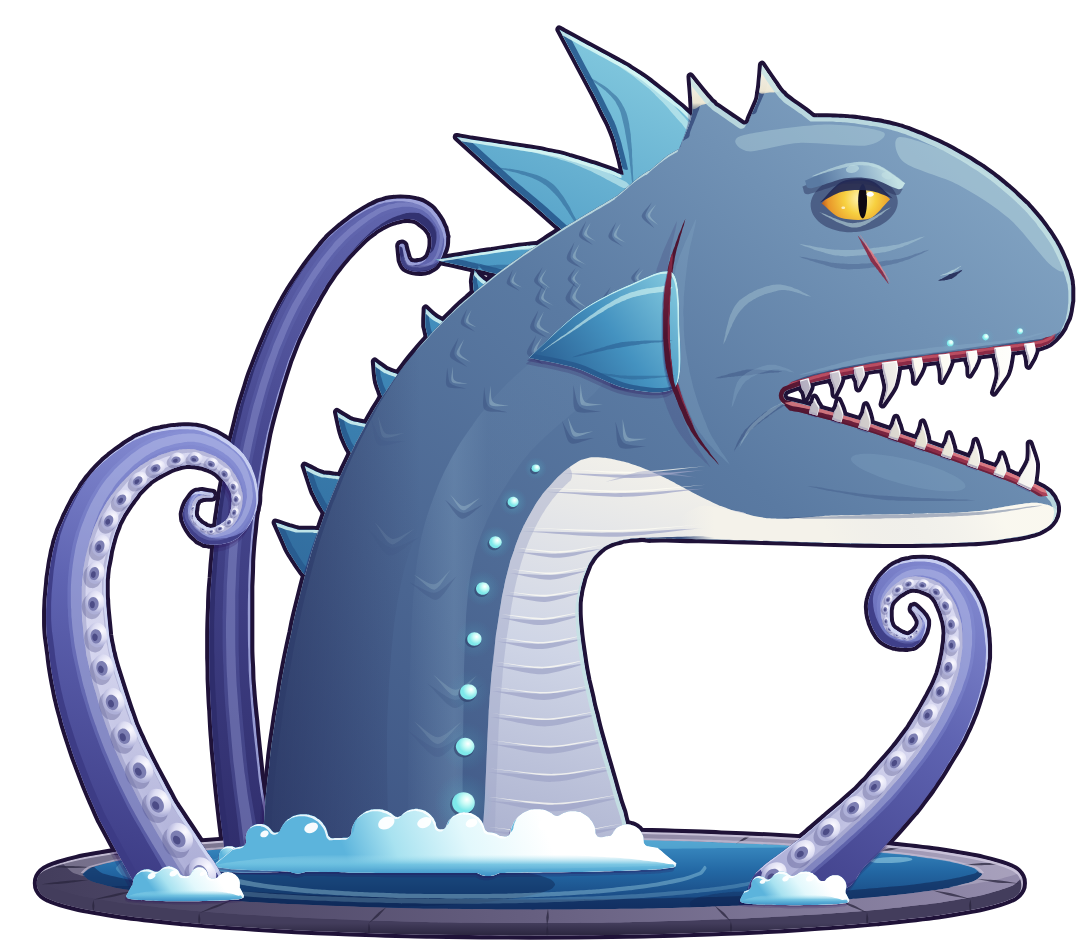

Reproduce this figure in Python.
# Le léviathan des abysses (boss-eau, grand boss de l'eau) redessiné en VECTORIEL lisse, dans le style moderne de
# l'interface (même outil, même trait, même échelle que les héros : ../../heros/atelier.py, ../../heros/kael/kael.py ;
# même élément que Kesha et l'homme-poisson : mêmes peaux, même ventre, mêmes nageoires, même eau).
#
#   python3 refonte-graphique/ui-moderne/monstres/leviathan/leviathan.py   # → leviathan.svg + images du jeu
#
# Même créature que le pixel art (refonte-graphique/pixel/hd/boss/leviathan.txt, case de 256 × 240, sol en (128, 236)) :
# un grand serpent de mer cuirassé, à tête de poisson des profondeurs, qui surgit d'un trou d'eau bordé de dalles. Le
# corps sort de l'eau en une colonne énorme (plus large en bas), monte en reculant un peu, puis le cou s'arque vers
# l'avant et porte la tête au-dessus des héros, gueule grande ouverte et VIDE (on voit le fond entre les mâchoires).
# Tête (la zone forte) : crâne cuirassé, deux épines d'os soudées au crâne, lourde arcade sur l'oeil jaune à pupille
# fendue (UN seul oeil : tête de profil, visage.py tour = 75), narine fendue, museau long au bout un peu crochu,
# opercule bordé d'une fente rouge sombre, gros muscle de la mâchoire, vieille cicatrice sur la joue, trois pores
# lumineux le long de la lèvre ; gencives sur chaque bord, crocs d'ivoire plantés dans les gencives (deux grands crocs
# en haut, une défense en bas). Une seule peau de la tête jusqu'à l'eau (une seule forme : aucune couture), écailles
# douces en tuiles (petites sur la tête, plus grandes vers l'eau, seulement dans la lumière), ventre pâle en plaques du
# menton à l'eau, ligne de taches lumineuses des abysses sur le flanc. Derrière la tête, l'éventail de trois voiles de
# nageoire ; la crête du dos continue l'éventail, de plus en plus petite vers l'eau. Trois tentacules d'indigo (un grand
# devant à gauche, un devant à droite, un plus fin et plus sombre au fond), chacun sorti de l'eau dans son bouillon
# d'écume, ventouses sur la face intérieure. Une seule lumière, en haut à droite ; un seul contour (atelier.py).
# Coordonnées = pixels du dessin pixel art (la case du grand boss), pour se poser au même endroit dans le jeu.
import math
import os
import subprocess
import sys

HERE = os.path.dirname(os.path.abspath(__file__))
sys.path.insert(0, HERE)
sys.path.insert(0, os.path.join(HERE, '..', '..', 'heros'))
from atelier import Figure, Mat, sm, ribbon, xf, ellipse, mchain, mT, mR, mS, mapp, resample  # noqa: E402,F401
from outils import crpath, smooth_path, tube_poly, normals, shape_poly, poly_of, geom_shape, geom_shapes, taper  # noqa: E402
from visage import placer, verifier  # noqa: E402

ROOT = os.path.abspath(os.path.join(HERE, '..', '..', '..', '..'))
ID_JEU = 'boss-eau'

# ---------- matières (celles de Kesha et de l'homme-poisson, même élément ; à lui : l'indigo des tentacules) ----------
SKIN = Mat('#c4e2e4', '#86a8c6', '#5a7aa2', '#3a5080', '#232a56')            # peau (Kesha)
BELLY = Mat('#fffdf4', '#f4f2ea', '#cfd5e6', '#a0a6c8', '#6e74a2')           # ventre pâle (homme-poisson)
FIN = Mat('#d8f8f4', '#86cce0', '#4492c0', '#285a8e', '#1a3a6a')             # nageoires (homme-poisson)
TENT = Mat('#d4daf6', '#9098dc', '#5f64b2', '#3c3b84', '#25205a')            # tentacules (indigo vers le violet)
TENTB = Mat('#a8aee2', '#686eb6', '#474890', '#2e2c6a', '#1d1948')           # le tentacule du fond, plus sombre
SUCK = Mat('#fbfaff', '#dcdcf2', '#aeb0d8', '#7c7eb2', '#4c4c86')            # ventouses et face intérieure
TOOTH = Mat('#ffffff', '#fbf9f0', '#e6e2d4', '#b0abbe', '#7c7890')           # dents (Kesha)
IVORY = Mat('#fffcf2', '#f4ecd6', '#d2c4a2', '#968672', '#62564a')           # grands crocs, épines d'os
STONE = Mat('#cfc8de', '#948cac', '#665f80', '#433d5c', '#2a253e')           # dalles de pierre mouillée
GUM = ('#4e1430', '#8a2a46', '#c25466', '#e88a8e')                           # gencives (Kesha)
GLOW = ('#ffffff', '#c8fbf6', '#7ee8ea', '#36c4dc')                          # lueur des abysses (méduse)
POOL = ('#0e2350', '#163f78', '#2368a4', '#3d90c6', '#6cc0e0', '#b8ecf4')    # l'eau du trou (fond → reflet)
FOAMC = ('#ffffff', '#e2f8fc', '#a8e2f0', '#5cb4dc', '#2a78b4')              # écume
SHADE = '#2a0f55'                                                            # les ombres portées (atelier)

GRD = 236                      # le sol
FEET = (128, 236)              # le point « sol » de la case du pixel art
FRAME = (0.0, 14.0, 258.0, 226.0)
HP = (172.0, 92.0)             # le pivot de la tête (là où le cou la porte)
J0 = (183.0, 109.0)            # la charnière de la mâchoire du bas
WATER_Y = 215.0                # la ligne d'eau autour du corps

# ---------- le visage (méthode commune, ../../heros/visage.py) ----------
# Tête de poisson des profondeurs vue de profil → tour = 75 : UN SEUL oeil. La boîte : le crâne sans le museau qui
# avance (du dessus du crâne jusqu'à la ligne de la gueule, de l'opercule jusqu'à la racine du museau), comme Kesha.
# L'oeil d'un poisson est haut sur le côté du crâne (y_oeil = 0,33) et au milieu de la boîte (az_oeil = 58) : c'est la
# place du pixel art. Le « nez » = la narine fendue, sur la médiane ; la « bouche » = le milieu de la gueule ouverte,
# juste sous elle.
FACE_BOX = (160.0, 42.0, 228.0, 102.0)
FACE_ARGS = dict(tour=75, az_oeil=58, y_oeil=0.33, y_nez=0.63, y_bouche=0.70, l_oeil=0.24)
FACE = placer(FACE_BOX, **FACE_ARGS)
EYE = FACE['oeil_proche']                                     # (x, y, largeur)
NOSE = FACE['nez']                                            # la narine
# la ligne médiane du museau descend presque droite sous la narine : le milieu de la gueule ouverte (entre les deux
# gencives, à l'aplomb de la narine) est la « bouche »
MOUTH = (FACE['bouche'][0], 110.4, FACE['bouche'][2])

# ---------- le squelette (animation) ----------
#   br : souffle 0..1 ; wph / wamp : la vague qui monte le long de la colonne (phase, ampleur en px) ; rise : la
#   colonne sort de l'eau (px) ; head : décalage de la tête ; tilt : la tête tourne (°, + vers le bas) ; jaw : la
#   gueule s'ouvre (°, en plus du dessin) ; blink : oeil fermé ; glow : les taches flambent (0..1) ; gph : phase du
#   battement des taches ; fph : les nageoires frémissent ; foam : phase des bouillons ; tL / tB / tR : les tentacules
#   (phase, ampleur, enroulement) ; dive : le tentacule de droite plonge dans le trou (0..1).
REST = dict(br=0.0, wph=0.0, wamp=0.0, rise=0.0, head=(0.0, 0.0), tilt=0.0, jaw=0.0, blink=0.0, glow=0.0, gph=0.0,
            fph=0.0, foam=0.0, tL=(0.0, 0.0, 0.0), tB=(0.0, 0.0, 0.0), tR=(0.0, 0.0, 0.0), dive=0.0, lean=0.0)


def sm01(t):
    t = max(0.0, min(1.0, t))
    return t * t * (3 - 2 * t)


def lerp(a, b, t):
    return (a[0] + (b[0] - a[0]) * t, a[1] + (b[1] - a[1]) * t)


def G(shape):
    """Une forme → polygone shapely."""
    return poly_of(shape, 8)


def S(geom, sharp=50):
    return geom_shape(geom, sharp_deg=sharp, simplify=0.03)


def SS(geom, t=0.6):
    """Un polygone (éventuellement en plusieurs morceaux, avec des trous) → une forme de détail (pair-impair)."""
    from lib import Shape
    if geom is None or geom.is_empty:
        return None
    gs = list(geom.geoms) if hasattr(geom, 'geoms') else [geom]
    subs = []
    for g in gs:
        if g.geom_type != 'Polygon' or g.area < 0.02:
            continue
        g = g.simplify(0.03)
        for ring_ in [g.exterior] + list(g.interiors):
            pts = list(ring_.coords)[:-1]
            if len(pts) >= 3:
                subs += sm(pts, t=t).subs
    return Shape(subs, evenodd=True) if subs else None


def SM(geom, sharp=50):
    """Plusieurs morceaux séparés → UNE forme (chaque morceau garde ses pointes)."""
    from lib import Shape
    gs = list(geom.geoms) if hasattr(geom, 'geoms') else [geom]
    subs = []
    for g in gs:
        if g.geom_type == 'Polygon' and g.area > 0.3:
            sh = geom_shape(g, sharp_deg=sharp, simplify=0.03)
            if sh:
                subs += sh.subs
    return Shape(subs)


def rib(pts, w, e0=0.2, e1=0.2):
    """Un ruban de largeur w le long de points déjà denses, effilé aux bouts."""
    return ribbon(pts, [e0] + [w] * (len(pts) - 2) + [e1])


def band_along(pts, ws):
    """Un ruban effilé (largeurs données) le long d'une ligne souple."""
    c = crpath(pts, n=max(8, len(pts) * 6))
    n = len(c) - 1
    W = [ws[min(len(ws) - 1, int(i / n * (len(ws) - 1)))] + (ws[min(len(ws) - 1, int(i / n * (len(ws) - 1)) + 1)] - ws[min(len(ws) - 1, int(i / n * (len(ws) - 1)))]) * ((i / n * (len(ws) - 1)) % 1) for i in range(n + 1)]
    return ribbon(c, W)


# ======================================================================== les formes au repos
NECK0 = [(63.0, 246.0), (62.6, 214.0), (64.0, 196.0), (66.6, 178.0), (70.2, 160.0), (74.8, 143.0), (81.0, 127.0),
         (88.6, 112.0), (97.6, 99.0), (108.4, 87.4), (120.4, 77.4), (133.4, 68.6), (146.0, 61.0), (157.0, 54.0),
         (172.0, 62.0), (182.0, 95.0), (181.0, 118.0), (178.0, 132.0), (176.0, 141.4), (166.0, 141.6), (156.0, 141.9),
         (149.0, 142.3), (143.6, 144.2), (139.8, 148.8), (137.6, 158.0), (139.0, 172.0), (142.6, 188.0), (146.6, 202.0), (149.4, 214.0),
         (150.6, 246.0)]
HEAD0 = [(147.0, 64.0), (158.0, 51.6), (171.0, 45.4), (186.0, 42.4), (200.0, 42.0), (213.0, 44.0), (225.0, 48.8),
         (236.0, 55.6), (245.0, 63.6), (251.2, 72.0), (254.6, 80.6), (254.4, 88.2), (251.8, 93.6), (247.4, 96.6),
         (236.0, 98.2), (222.0, 100.0), (208.0, 102.0), (196.0, 104.4), (187.4, 106.8), (182.6, 110.4), (180.4, 118.0),
         (178.6, 128.0), (177.2, 137.0), (170.0, 138.0), (158.0, 130.0), (150.0, 116.0), (146.4, 96.0), (145.6, 78.0)]
SPINES0 = [
    [(162.4, 50.6), (164.6, 41.0), (164.2, 32.2), (169.6, 38.6), (177.6, 45.6)],      # l'épine de derrière
    [(178.2, 46.0), (180.4, 37.0), (181.2, 29.4), (186.2, 36.4), (194.2, 43.6)],      # l'épine de devant
]
JAW0 = [(178.0, 109.0), (184.0, 108.6), (192.0, 110.4), (204.0, 113.8), (216.0, 117.8), (228.0, 122.0), (238.0, 125.6),
        (245.0, 128.6), (249.4, 131.0), (251.4, 134.6), (250.2, 138.4), (245.6, 141.0), (234.0, 142.8), (218.0, 143.4),
        (202.0, 143.3), (188.0, 142.9), (176.0, 142.5), (166.0, 142.3), (158.0, 142.1), (152.0, 141.6), (150.0, 136.0),
        (160.0, 126.0), (170.0, 114.0)]
# la joue couvre la charnière : un rond centré sur elle (il ne bouge pas quand la gueule s'ouvre : le coin des lèvres
# garde la même courbe douce dans toutes les ouvertures)
CHEEK_R = 3.4
UPG = [(186.9, 107.0), (196.0, 104.4), (208.0, 102.0), (222.0, 100.0), (236.0, 98.2), (247.4, 96.6), (251.0, 94.6)]
LOG = [(186.4, 109.8), (192.0, 110.8), (204.0, 114.2), (216.0, 118.2), (228.0, 122.4), (238.0, 126.0), (245.0, 129.0),
       (249.2, 131.4)]
# les dents : (x, longueur, largeur) ; les deux grands crocs du haut et la défense du bas sont plus larges et recourbés
UPT = [(192.0, 3.0, 2.2), (198.4, 4.0, 2.4), (204.8, 3.6, 2.4), (211.4, 8.4, 3.6), (218.4, 4.2, 2.5), (224.8, 4.8, 2.6),
       (231.2, 4.2, 2.5), (238.4, 9.2, 3.8), (245.0, 3.8, 2.4)]
LOT = [(193.4, 2.6, 2.1), (199.6, 3.4, 2.3), (206.0, 4.2, 2.5), (212.6, 3.6, 2.4), (219.2, 4.6, 2.6), (225.6, 4.0, 2.5),
       (231.8, 4.6, 2.6), (238.0, 3.8, 2.5), (244.4, 8.6, 3.6)]

# l'éventail de nageoires derrière la tête (racine cachée sous le crâne, pointe vers l'arrière) et la crête du dos
FAN0 = [
    # (racine haute, racine basse, pointe, creux du bord de fuite)
    ((168.0, 48.0), (152.0, 62.0), (133.0, 21.0), (145.0, 44.0)),
    ((154.0, 60.0), (143.0, 74.0), (109.0, 46.0), (126.0, 62.0)),
    ((146.0, 74.0), (137.0, 86.0), (104.0, 75.0), (121.0, 80.0)),
]
# la nageoire du côté proche : elle sort de la fente de l'opercule et se couche en arrière sur le cou
PECT0 = [(160.0, 79.0), (150.0, 81.6), (138.0, 88.0), (126.0, 98.4), (137.0, 101.6), (149.0, 106.4), (160.6, 106.0), (161.6, 92.0)]
CREST0 = [(0.355, 9.0), (0.43, 7.6), (0.505, 6.4), (0.585, 5.4), (0.665, 4.4), (0.745, 3.4)]   # (place sur le dos, taille)

# les tentacules : points clés (x, y, largeur) de la racine (dans l'eau) au bout enroulé
TL0 = [(44.0, 226.0, 19.0), (32.0, 206.0, 17.6), (23.4, 186.0, 16.2), (18.6, 166.0, 14.8), (18.8, 148.0, 13.4),
       (24.0, 133.6, 12.0), (33.4, 123.6, 10.6), (44.6, 120.0, 9.2), (54.0, 123.6, 7.8), (58.2, 131.4, 6.4),
       (56.0, 139.0, 5.2), (49.6, 141.6, 4.0), (45.0, 137.4, 3.0), (46.4, 132.2, 2.0), (50.2, 131.8, 1.2)]
TB0 = [(60.0, 222.0, 11.6), (56.4, 196.0, 10.6), (54.6, 168.0, 9.8), (55.8, 140.0, 9.0), (60.4, 114.0, 8.2),
       (68.0, 92.0, 7.4), (78.4, 75.0, 6.6), (89.6, 65.4, 5.6), (99.0, 64.0, 4.6), (104.2, 69.6, 3.6),
       (102.6, 76.4, 2.8), (97.0, 77.2, 2.0), (95.6, 72.6, 1.3)]
TR0 = [(186.0, 227.0, 16.4), (199.0, 216.0, 15.2), (211.6, 203.6, 13.8), (222.4, 189.0, 12.4), (228.8, 174.6, 11.0),
       (229.4, 161.6, 9.6), (224.2, 152.4, 8.2), (215.6, 150.8, 6.8), (209.4, 156.6, 5.4), (210.4, 164.2, 4.2),
       (216.4, 166.6, 3.0), (219.6, 162.4, 2.0), (217.4, 158.8, 1.2)]
TCUT = {'L': 225.0, 'B': 219.0, 'R': 226.0}        # la ligne d'eau à la racine de chaque tentacule

# la ligne des taches lumineuses du flanc : (x, y, rayon), grosses en bas, petites vers la tête
SPOTS0 = [(110.2, 205.0, 2.5), (110.6, 191.6, 2.2), (111.4, 178.6, 1.95), (112.8, 166.0, 1.7), (114.8, 154.0, 1.5),
          (117.8, 143.0, 1.3), (122.0, 133.4, 1.1), (127.4, 125.4, 0.9)]
PORES0 = [(226.0, 95.6, 0.85), (234.4, 94.2, 0.8), (242.6, 92.8, 0.72)]
# la limite ventre / flanc (du bas vers la gorge), puis le dessous du menton
BELLY_EDGE = [(114.4, 246.0), (115.0, 214.0), (115.6, 196.0), (116.6, 178.0), (118.4, 162.0), (121.2, 148.0),
              (125.6, 137.0), (131.6, 128.6), (139.4, 123.0), (149.0, 124.0), (158.0, 127.6), (166.0, 131.8),
              (173.0, 135.0), (180.0, 136.8), (186.0, 137.4)]


_SCALES = []


def scales_rest():
    """Les écailles au repos (calculées une fois) : [((centre, sur_la_tête, ombre), lumière, opacité)]."""
    if _SCALES:
        return _SCALES
    import random
    from shapely.geometry import Polygon, Point
    from shapely.ops import unary_union
    ghead = G(sm(HEAD0, t=0.9))
    skin_rest = unary_union([G(sm(NECK0, t=0.9)), ghead])
    keep_out = unary_union([
        Polygon(crpath(BELLY_EDGE, n=60) + [(190.0, 150.0), (180.0, 246.0), (114.0, 246.0)]).buffer(0).buffer(2.0),
        Point(EYE[0], EYE[1] - 2).buffer(13.0),
        G(sm([(182, 114), (200, 100), (254, 90), (254, 106), (200, 112)], t=0.9)),          # la lèvre du haut
        Point(NOSE[0], NOSE[1]).buffer(4.0),
        Point(208.0, 76.0).buffer(5.0),                                                   # la cicatrice
        G(sm([(156, 60), (166, 60), (166, 130), (156, 130)], t=0.9)),                      # la fente de l'opercule
        G(sm([(214.0, 46.0), (240.0, 57.0), (256.0, 80.0), (246.0, 80.0), (226.0, 60.0), (212.0, 54.0)], t=0.9)),   # le dessus du museau
    ])
    area = skin_rest.buffer(-3.2).difference(keep_out)
    rnd = random.Random(11)
    row = 0
    y = 50.0
    while y < 234:
        s_ = 2.8 + 4.6 * sm01((y - 55) / 150)               # le rayon de l'écaille
        dx_ = s_ * 2.5
        x = 58.0 + (dx_ * 0.5 if row % 2 else 0.0)
        while x < 256:
            q0 = (x + rnd.uniform(-0.35, 0.35) * s_, y + rnd.uniform(-0.3, 0.3) * s_)
            if area.contains(Point(q0)):
                inhead = ghead.buffer(-1).contains(Point(q0)) and q0[0] > 164
                sz = (2.6 + 0.8 * rnd.random()) if inhead else s_ * (0.8 + 0.35 * rnd.random())
                tt = 1.0 if inhead else sm01((150 - q0[1]) / 70)
                ang = math.degrees(math.atan2(math.cos(math.radians(80 * tt)), -math.sin(math.radians(80 * tt)))) - 90
                ang += rnd.uniform(-9, 9)
                lit = sm01((q0[0] - 76) / 36) * (0.4 + 0.6 * sm01((q0[0] - 70) / 90 + (170 - q0[1]) / 150))
                if lit > 0.3 and not inhead and rnd.random() > 0.42:
                    # le bord libre de l'écaille (un arc sombre fin) et, juste au-dessus, son bord éclairé
                    arc = xf(ribbon([(-sz, -0.3 * sz), (0, 0.42 * sz), (sz, -0.3 * sz)], [0.05, 0.3 * sz, 0.05]), q0[0], q0[1], ang)
                    lip = xf(ribbon([(-0.8 * sz, -0.62 * sz), (0, 0.02 * sz), (0.8 * sz, -0.62 * sz)], [0.05, 0.22 * sz, 0.05]), q0[0], q0[1], ang)
                    _SCALES.append(((q0, inhead, arc), lip, lit))
            x += dx_
        y += s_ * 1.75
        row += 1
    return _SCALES


# ======================================================================== le squelette
def head_matrix(P):
    wx = wave_dx(HP, P)
    return mchain(mT(wx + P['head'][0], -P['rise'] - 0.9 * P['br'] + P['head'][1]), mR(P['tilt'], *HP))


def wave_dx(p, P):
    h = (WATER_Y - p[1]) / (WATER_Y - 90.0)
    if h <= 0:
        return 0.0
    hh = min(1.25, h)
    return P['wamp'] * math.sin(P['wph'] - 2.3 * hh) * sm01(hh / 0.9) + P['lean'] * sm01(hh) ** 1.5


def body_map(P):
    """La déformation du cou et de la colonne : la vague qui monte, le souffle, la sortie de l'eau ; près de la tête,
    tout suit la tête (fondu doux : aucune cassure)."""
    H = head_matrix(P)

    def f(p):
        d = math.dist(p, HP)
        w = sm01((72.0 - d) / 36.0)
        h = sm01((WATER_Y - p[1]) / 100.0)
        x = p[0] + wave_dx(p, P) + (p[0] - 106.0) * 0.012 * P['br'] * h
        y = p[1] - P['rise'] - 0.5 * P['br'] * h
        q = mapp(H, p)
        return (x + (q[0] - x) * w, y + (q[1] - y) * w)
    return f


def jaw_matrix(P):
    return mchain(head_matrix(P), mR(P['jaw'], *J0))


def cut_poly(y_of_x, x0=-60.0, x1=460.0, top=-200.0):
    """Le demi-plan au-dessus d'une ligne d'eau y(x)."""
    from shapely.geometry import Polygon
    xs = [x0 + (x1 - x0) * i / 120 for i in range(121)]
    return Polygon([(x0, top), (x1, top)] + [(x, y_of_x(x)) for x in xs[::-1]])


def body_cut(x):
    # la coupe de la colonne par l'eau : un peu plus basse devant (la colonne est ronde, vue de trois quarts haut)
    return WATER_Y + 3.2 * max(0.0, 1 - ((x - 106.0) / 48.0) ** 2)


# ======================================================================== les tentacules
def tent_keys(base, prm, root_fixed=True):
    ph, amp, curl = prm
    n = len(base) - 1
    out = []
    # le centre de l'enroulement (pour l'ouvrir / le serrer) : le milieu des derniers points
    cx = sum(k[0] for k in base[-5:]) / 5
    cy = sum(k[1] for k in base[-5:]) / 5
    for i, (x, y, w) in enumerate(base):
        s = i / n
        a = s ** 1.35
        dx = amp * math.sin(ph - 2.6 * s) * a
        dy = 0.45 * amp * math.cos(ph - 2.6 * s) * a
        if s > 0.55 and curl:
            k = sm01((s - 0.55) / 0.45)
            x = cx + (x - cx) * (1 + curl * k)
            y = cy + (y - cy) * (1 + curl * k)
        out.append((x + dx, y + dy, w))
    return out


def tentacle(fig, name, keys, mat, cut_y, suckers=0, side=1, cast=1.0, extra_cut=None):
    """Un tentacule : UNE forme (tube effilé jusqu'au bout enroulé), coupé par la ligne d'eau ; la face intérieure
    pâle et ses ventouses (coupelles rondes de plus en plus petites, lèvre éclairée, creux sombre)."""
    from shapely.geometry import Polygon, Point
    c, ws = smooth_path(keys, step=0.55)
    poly = tube_poly(c, ws, res=10)
    cut = cut_poly(lambda x: cut_y) if extra_cut is None else extra_cut
    vis = poly.intersection(cut)
    if vis.is_empty or vis.area < 2:
        return None
    sh = S(vis)
    nb = normals(c)
    n = len(c)
    det = []
    # le volume : le dos rond éclairé (une bande claire décalée vers la lumière)
    L = (0.6, -0.8)
    lc, lw = [], []
    for i in range(n):
        nx, ny = nb[i]
        dd = nx * L[0] + ny * L[1]
        off = (0.15 + 0.32 * dd) * ws[i] / 2
        lc.append((c[i][0] + nx * off, c[i][1] + ny * off))
        lw.append(ws[i] * 0.22)
    lit = tube_poly(lc[2:-6], lw[2:-6], res=8).intersection(vis)
    g = SS(lit.buffer(0.8).intersection(vis))
    if g:
        det.append((g, mat.light, 0.3))
    g = SS(lit)
    if g:
        det.append((g, mat.hi, 0.32))
    if suckers:
        # la face intérieure : une bande pâle le long du côté `side`
        A, B = [], []
        for i in range(n):
            p, w, (nx, ny) = c[i], ws[i], nb[i]
            A.append((p[0] + side * nx * w / 2 * 1.2, p[1] + side * ny * w / 2 * 1.2))
            B.append((p[0] + side * nx * w / 2 * 0.18, p[1] + side * ny * w / 2 * 0.18))
        inner = Polygon(A + B[::-1]).buffer(0).intersection(vis)
        g = SS(inner)
        if g:
            det.append((g, ('lin', c[0][0], c[0][1], c[-1][0], c[-1][1], [(0, SUCK.base), (0.6, SUCK.light), (1, SUCK.light)]), 0.95))
            g2 = SS(inner.difference(inner.buffer(-0.9)).intersection(Polygon(B + B[-1:]).buffer(0.9)))
            if g2:
                det.append((g2, SUCK.shadow, 0.35))
        acc = 0.0
        i = 3
        while i < n - 4:
            p, w, (nx, ny) = c[i], ws[i], nb[i]
            r = w * 0.2
            if r < 0.45:
                break
            q = (p[0] + side * nx * w / 2 * 0.62, p[1] + side * ny * w / 2 * 0.62)
            if vis.buffer(-0.3).contains(Point(q)):
                ang = math.degrees(math.atan2(ny, nx)) + 90
                det += [(ellipse(q[0] - 0.25 * r, q[1] + 0.35 * r, r * 1.05, r * 0.82, ang), SUCK.deep, 0.35),
                        (ellipse(q[0], q[1], r, r * 0.8, ang), ('rad', q[0] + 0.35 * r, q[1] - 0.35 * r, r * 1.2, r * 1.2,
                                                                [(0, SUCK.hi), (0.6, SUCK.light), (1, SUCK.base)]), 1),
                        (ellipse(q[0] - 0.12 * r, q[1] + 0.1 * r, r * 0.58, r * 0.44, ang), SUCK.shadow, 1),
                        (ellipse(q[0] - 0.2 * r, q[1] + 0.18 * r, r * 0.3, r * 0.22, ang), SUCK.deep, 1)]
            step = max(3, int((w * 0.5 + 0.9) / 0.55))
            i += step
    fig.part(name, sh, mat, grad=(c[-1][0] + 20, c[-1][1] - 20, c[0][0] - 10, c[0][1], [(0, mat.light), (0.45, mat.base), (1, mat.shadow)]),
             cel=1.5, rim=0.7, cast=cast, details=det)
    return dict(c=c, ws=ws, tip=c[-1], poly=vis)


# ======================================================================== l'eau
def boil_shape(cx, y, half, h, ph, seed=0):
    """Un bouillon d'eau autour d'une racine : l'eau monte en bosse autour d'elle (pied mince posé sur l'eau), coiffée
    d'écume en grappes sur deux rangs (bulles de tailles variées, jamais régulières)."""
    from shapely.geometry import Point, Polygon
    from shapely.ops import unary_union
    n = 24
    top, bot = [], []
    for i in range(n + 1):
        u = -1 + 2 * i / n
        prof = math.sqrt(max(0.0, 1 - u * u))
        top.append((cx + half * u, y - h * 0.45 * prof ** 0.6))
        bot.append((cx + half * u, y + 0.6 + h * 0.1 * prof))
    blobs = [Polygon(top + bot[::-1]).buffer(0)]
    for row, (k_, lift, rk) in enumerate(((1.0, 0.62, 0.36), (0.86, 0.3, 0.3))):
        nb = max(3, int(half * k_ / (h * 0.42)))
        for j in range(nb):
            u = (-0.92 + 1.84 * (j + 0.5) / nb + 0.05 * math.sin(j * 4.1 + seed + row)) * k_
            prof = math.sqrt(max(0.0, 1 - u * u))
            x = cx + half * u
            r = h * rk * (0.55 + 0.45 * prof) * (0.75 + 0.45 * abs(math.sin(j * 2.31 + seed * 1.7 + row * 0.9)))
            r *= 1 + 0.12 * math.sin(ph + j * 1.7 + row)
            yy = y - h * lift * prof ** 0.6 + r * 0.3 - 0.5 * math.cos(ph * 1.3 + j * 2.1 + row)
            blobs.append(Point(x, yy).buffer(max(0.6, r), 14))
    return unary_union(blobs).buffer(1.2).buffer(-1.2).buffer(-0.6).buffer(0.6)


def boil_part(fig, name, cx, y, half, h, ph, seed=0, cast=0.6):
    g = boil_shape(cx, y, half, h, ph, seed)
    sh = S(g, sharp=100)
    x0, y0, x1, y1 = g.bounds
    det = []
    # le pied du bouillon se fond dans l'eau (même bleu que l'eau à cet endroit), l'écume coiffe le dessus
    det.append((SS(g.intersection(G(ellipse(cx - 0.4, y + 1.4, half * 1.04, h * 0.2 + 1.2)))),
                ('lin', 0, y - h * 0.15, 0, y1, [(0, FOAMC[2], 0), (0.45, POOL[4], 0.9), (1, POOL[3])]), 1))
    # des reflets ronds sur les plus grosses bulles (la lumière en haut à droite)
    nb = max(3, int(half / (h * 0.42)))
    for j in range(nb):
        u = -0.92 + 1.84 * (j + 0.5) / nb + 0.05 * math.sin(j * 4.1 + seed)
        prof = math.sqrt(max(0.0, 1 - u * u))
        r = h * 0.36 * (0.55 + 0.45 * prof) * (0.75 + 0.45 * abs(math.sin(j * 2.31 + seed * 1.7)))
        x = cx + half * u
        yy = y - h * 0.62 * prof ** 0.6 + r * 0.3
        if j % 2 == 0 or r > h * 0.3:
            det.append((ellipse(x + r * 0.35, yy - r * 0.42, r * 0.32, r * 0.22, -25), '#ffffff', 0.95))
    fig.part(name, sh, Mat(FOAMC[0], FOAMC[1], FOAMC[2], FOAMC[3], FOAMC[4]),
             grad=(cx + half * 0.4, y0, cx - half * 0.4, y1, [(0, '#ffffff'), (0.4, FOAMC[1]), (0.75, FOAMC[2]), (1, FOAMC[3])]),
             cel=0.9, rim=0.5, cast=cast, details=det)
    return g


def pool_part(fig, P):
    """Le trou d'eau posé au sol : une margelle de dalles de pierre mouillée (dessus éclairé, joints irréguliers, face
    avant dans l'ombre) autour de l'eau, plus claire vers le bord lointain, plus sombre sous la margelle ; l'ombre du
    corps tombe sur l'eau vers le bas à gauche ; des cercles d'eau autour du corps."""
    from shapely.geometry import box
    from shapely.ops import unary_union
    C = (126.0, 222.6)
    RX, RY, TH = 117.0, 11.0, 3.0
    top = G(ellipse(C[0], C[1], RX, RY))
    bot = G(ellipse(C[0], C[1] + TH, RX, RY))
    mid = box(C[0] - RX, C[1], C[0] + RX, C[1] + TH)
    g = unary_union([top, bot, mid])
    sh = S(g)
    det = []
    # la face avant de la margelle (dans l'ombre), sous le dessus
    face = g.difference(top)
    det.append((SS(face), ('lin', 0, C[1] + RY, 0, C[1] + RY + TH, [(0, STONE.shadow), (1, STONE.deep)]), 1))
    # l'eau
    WR = (RX - 10.0, RY - 2.6)
    wc = (C[0] + 0.6, C[1] - 0.6)
    water = G(ellipse(wc[0], wc[1], WR[0], WR[1]))
    det.append((SS(water), ('lin', 0, wc[1] - WR[1], 0, wc[1] + WR[1], [(0, POOL[3]), (0.45, POOL[2]), (1, POOL[1])]), 1))
    # sous la margelle avant, l'eau s'assombrit (le bord porte son ombre) ; le bord lointain s'éclaire
    det.append((SS(water.difference(G(ellipse(wc[0] + 1.5, wc[1] - 1.8, WR[0] - 1.2, WR[1] - 0.6)))), POOL[0], 0.55))
    det.append((SS(water.intersection(G(ellipse(wc[0] + 8, wc[1] - WR[1] + 0.4, WR[0] * 0.8, 2.0)))), POOL[4], 0.5))
    # l'ombre du corps et des tentacules sur l'eau, vers le bas à gauche
    det.append((SS(water.intersection(G(ellipse(86.0, 224.4, 46.0, 5.4)))), POOL[0], 0.45))
    det.append((SS(water.intersection(G(ellipse(30.0, 228.0, 16.0, 3.2)))), POOL[0], 0.35))
    det.append((SS(water.intersection(G(ellipse(180.0, 229.0, 16.0, 3.0)))), POOL[0], 0.35))
    # des cercles d'eau autour du corps (des arcs doux, pas des rayures)
    for k, (rx, ry, op) in enumerate(((60.0, 7.2, 0.35), (78.0, 8.4, 0.22))):
        rr = rx + 3 * math.sin(P['foam'] * 0.7 + k)
        ring = G(ellipse(108.0, 220.6, rr, ry)).difference(G(ellipse(108.6, 220.0, rr - 1.1, ry - 0.5)))
        det.append((SS(ring.intersection(water).difference(box(60, 200, 156, 222))), POOL[5], op))
    # la lumière sur l'eau (en haut à droite) : deux reflets allongés
    det += [(ellipse(196.0, 216.2, 9.0, 0.9, -2), POOL[5], 0.55), (ellipse(212.0, 218.6, 5.0, 0.7, -2), POOL[5], 0.45)]
    # le dessus de la margelle : les dalles (joints irréguliers, du bord de l'eau au bord extérieur)
    rim = top.difference(water)
    det.append((SS(rim), ('lin', C[0] + RX, C[1] - RY, C[0] - RX, C[1] + RY, [(0, STONE.light), (0.5, STONE.base), (1, STONE.shadow)]), 1))
    det.append((SS(rim.intersection(G(ellipse(C[0] + 4, C[1] - 3.0, RX - 2, RY - 1)))), STONE.hi, 0.35))
    for a in (-168, -150, -128, -104, -82, -63, -40, -16, 8, 27, 47, 66, 88, 109, 132, 152, 171):
        ca, sa = math.cos(math.radians(a)), math.sin(math.radians(a))
        p0 = (wc[0] + (WR[0] - 0.4) * ca, wc[1] + (WR[1] - 0.2) * sa)
        p1 = (C[0] + (RX + 0.6) * ca, C[1] + (RY + 0.6) * sa)
        det.append((ribbon([p0, lerp(p0, p1, 0.5), p1], [0.1, 0.55, 0.15]), STONE.deep, 0.75))
        if sa > 0.2:      # le joint continue sur la face avant
            det.append((ribbon([p1, (p1[0], p1[1] + TH * 0.5), (p1[0], p1[1] + TH + 0.6)], [0.4, 0.5, 0.1]), STONE.deep, 0.8))
    # le liseré mouillé du bord de l'eau (éclat)
    lip = G(ellipse(wc[0], wc[1], WR[0] + 0.9, WR[1] + 0.5)).difference(G(ellipse(wc[0] - 0.2, wc[1] + 0.25, WR[0] + 0.3, WR[1] + 0.2)))
    det.append((SS(lip.intersection(box(C[0] - RX, C[1] - RY - 2, C[0] + RX, C[1] - 1))), STONE.hi, 0.6))
    fig.part('pool', sh, STONE, grad=(C[0] + RX, C[1] - RY, C[0] - RX, C[1] + RY + TH, [(0, STONE.light), (0.5, STONE.base), (1, STONE.shadow)]),
             cel=0.9, rim=0.5, cast=0, details=det)
    return dict(C=C, RX=RX, RY=RY, water=water)


# ======================================================================== le dessin
def build(ow=0.95, pose=None, fx=None, frame=FRAME):
    from shapely.geometry import Polygon, Point, LineString
    from shapely.ops import unary_union
    P = dict(REST, **(pose or {}))
    fig = Figure(*frame, ow=ow)
    H = head_matrix(P)
    JW = jaw_matrix(P)
    BM = body_map(P)
    hp = lambda p: mapp(H, p)  # noqa: E731
    jp = lambda p: mapp(JW, p)  # noqa: E731
    HS = lambda sh: sh.map(hp)  # noqa: E731
    JS = lambda sh: sh.map(jp)  # noqa: E731
    BS = lambda sh: sh.map(BM)  # noqa: E731

    # ---- lueur des abysses derrière tout (taches qui flambent) ----
    if P['glow'] > 0.05:
        gx, gy = BM((114.0, 170.0))
        fig.glow(gx, gy, 34 + 10 * P['glow'], 52 + 10 * P['glow'], GLOW[3], 0.22 * P['glow'])

    # ---- le trou d'eau ----
    pool = pool_part(fig, P)

    # ---- le tentacule du fond (plus fin, plus sombre, sans ventouses) et son bouillon ----
    tB = tentacle(fig, 'tentB', tent_keys(TB0, P['tB']), TENTB, TCUT['B'], cast=0)
    boil_part(fig, 'boilB', 60.0, TCUT['B'] + 1.4, 9.0, 6.0, P['foam'] + 1.0, seed=3, cast=0.4)

    # ---- la crête du dos et l'éventail de nageoires (derrière le corps) ----
    back = [BM(p) for p in NECK0[1:14]]
    bc = crpath([NECK0[k][:2] for k in range(1, 14)], n=80)
    fins = []
    for k, (u, s) in enumerate(CREST0):
        i = int(u * 80)
        p, q = bc[i], bc[min(80, i + 2)]
        t = (q[0] - p[0], q[1] - p[1])
        L = math.hypot(*t) or 1
        t = (t[0] / L, t[1] / L)                    # vers la tête
        nrm = (t[1], -t[0])                          # vers le dehors (à gauche du dos)
        fl = 0.6 * math.sin(P['fph'] + k * 0.9)
        r0 = (p[0] - t[0] * s * 0.55 + nrm[0] * -1.5, p[1] - t[1] * s * 0.55 + nrm[1] * -1.5)
        r1 = (p[0] + t[0] * s * 0.65 + nrm[0] * -1.5, p[1] + t[1] * s * 0.65 + nrm[1] * -1.5)
        tip = (p[0] + nrm[0] * s * 1.15 + t[0] * s * (0.55 + 0.05 * fl), p[1] + nrm[1] * s * 1.15 + t[1] * s * (0.55 + 0.05 * fl))
        mid = (p[0] + nrm[0] * s * 0.5 - t[0] * s * 0.15, p[1] + nrm[1] * s * 0.5 - t[1] * s * 0.15)
        fins.append(sm([r0, mid, tip, (p[0] + nrm[0] * s * 0.55 + t[0] * s * 0.55, p[1] + nrm[1] * s * 0.55 + t[1] * s * 0.55), r1], sharp=(2,), t=0.85))
    crest = [BS(f_) for f_ in fins]
    fan = []
    fdet = []
    for k, (ra, rb, tip, notch) in enumerate(FAN0):
        fl = 1.0 * math.sin(P['fph'] - k * 0.8)
        tip2 = (tip[0] + 0.6 * fl, tip[1] - 0.8 * fl)
        lead = [ra, lerp(ra, tip2, 0.45), tip2]
        lead[1] = (lead[1][0] + 2.0, lead[1][1] - 2.6)
        sh = sm([ra, lead[1], tip2, notch, rb], sharp=(2,), t=0.9)
        fan.append(sh)
        # le rayon d'os du bord d'attaque (un seul par voile) et un pli doux
        fdet.append((band_along([lerp(ra, tip2, 0.08), (lead[1][0] - 0.6, lead[1][1] + 0.4), lerp(lead[1], tip2, 0.75)], [1.6, 1.3, 0.3]), FIN.hi, 0.55))
        fdet.append((band_along([lerp(rb, notch, 0.2), lerp(lerp(ra, rb, 0.5), tip2, 0.45), lerp(notch, tip2, 0.55)], [0.2, 1.4, 0.2]), FIN.shadow, 0.5))
    fan = [HS(f_) for f_ in fan]
    fdet = [(HS(s_), c_, o_) for s_, c_, o_ in fdet]
    gfan = unary_union([G(f_) for f_ in fan] + [G(f_) for f_ in crest])
    fig.part('fan', SM(gfan.buffer(0.3).buffer(-0.3), sharp=40), FIN,
             grad=(170, 30, 90, 200, [(0, FIN.light), (0.4, FIN.base), (1, FIN.shadow)]), cel=1.2, rim=0.7, cast=0, details=fdet)

    # ---- la mâchoire du bas : elle fait partie de la MÊME forme que la tête et le cou (aucune couture) ; la joue
    # couvre sa charnière (un rond qui ne bouge pas), le coin des lèvres se replie en courbe douce ----
    from shapely.geometry import Point as _Pt
    jaw = JS(sm(JAW0, t=0.9))
    gj = G(jaw)
    cheek = Point(*hp(J0)).buffer(CHEEK_R, 24)
    jdet = []
    # le dessous pâle (il continue la gorge jusqu'au menton)
    under = G(JS(sm([(160, 140.0), (166, 134.6), (173, 135.2), (180, 136.9), (186, 137.4), (200, 136.6), (230, 135.8), (246, 133.6), (252, 136), (250, 140), (240, 147),
                     (200, 148), (172, 147)], t=0.9)))
    jdet.append((SS(under.intersection(gj)), ('lin', *jp((162.0, 0.0)), *jp((170.0, 0.0)), [(0, BELLY.light, 0), (1, BELLY.light, 1)]), 1))
    jdet.append((SS(under.intersection(gj)), ('lin', *jp((236.0, 132.0)), *jp((200.0, 148.0)), [(0, BELLY.hi, 0.5), (1, BELLY.base, 0.0)]), 1))
    jdet.append((JS(band_along([(186, 137.2), (205, 137.0), (232, 136.2), (248, 134.2)], [0.2, 0.9, 0.8, 0.2])), SKIN.shadow, 0.4))
    # le muscle du bas de la mâchoire (modelé : une lumière, une ombre)
    jdet.append((JS(ellipse(216.0, 126.4, 14.0, 3.0, 14)), SKIN.light, 0.3))
    jdet.append((JS(band_along([(192, 129.6), (210, 132.4), (232, 133.0)], [0.2, 1.0, 0.2])), SKIN.shadow, 0.35))
    lg = crpath(LOG, n=40)

    def tooth_row(gum, teeth, down, mp):
        gc = crpath(gum, n=80)
        subs = []
        for x, L, w in teeth:
            j = min(range(len(gc)), key=lambda i: abs(gc[i][0] - x))
            a, b = gc[max(0, j - 2)], gc[min(len(gc) - 1, j + 2)]
            tx, ty = b[0] - a[0], b[1] - a[1]
            Ln = math.hypot(tx, ty) or 1
            tx, ty = tx / Ln, ty / Ln
            nx, ny = (-ty, tx) if down else (ty, -tx)       # vers la gueule
            base = gc[j]
            big = L > 7
            rake = 0.28 if not big else 0.36
            tip = (base[0] + nx * L - tx * L * rake, base[1] + ny * L - ty * L * rake)
            mid = (base[0] + nx * L * 0.55 - tx * L * rake * (0.25 if big else 0.4), base[1] + ny * L * 0.55 - ty * L * rake * (0.25 if big else 0.4))
            r0 = (base[0] - tx * w / 2 - nx * 1.4, base[1] - ty * w / 2 - ny * 1.4)
            r1 = (base[0] + tx * w / 2 - nx * 1.4, base[1] + ty * w / 2 - ny * 1.4)
            e1 = (base[0] + tx * w * 0.5 + nx * 0.6, base[1] + ty * w * 0.5 + ny * 0.6)
            e0 = (base[0] - tx * w * 0.5 + nx * 0.6, base[1] - ty * w * 0.5 + ny * 0.6)
            m1 = (mid[0] + tx * w * 0.3, mid[1] + ty * w * 0.3)
            m0 = (mid[0] - tx * w * 0.22, mid[1] - ty * w * 0.22)
            subs += sm([r0, r1, e1, m1, tip, m0, e0], sharp=(0, 1, 4), t=0.75).subs
        from lib import Shape
        return Shape(subs).map(mp)

    # ---- le corps : le cou, la colonne et la tête en UNE seule forme (une seule peau, aucune couture) ----
    neck = BS(sm(NECK0, sharp=(0, len(NECK0) - 1), t=0.9))
    head = HS(sm(HEAD0, t=0.9))
    spines = [HS(sm(s_, sharp=(2,), t=0.85)) for s_ in SPINES0]
    gneck, ghead = G(neck), G(head)
    gb = unary_union([gneck, ghead, gj, cheek] + [G(s_) for s_ in spines])
    gb = gb.buffer(1.2, join_style=1).buffer(-1.2, join_style=1)
    # sous la gorge, là où le bas de la mâchoire sort de la gorge quand la gueule s'ouvre : un arrondi doux (ni pointe
    # ni marche), la peau de la gorge se tend jusqu'à la mâchoire
    zc = hp((172.0, 146.0))
    zone = Point(*zc).buffer(16.0, 24)
    gb = gb.difference(zone).union(gb.buffer(-4.5, join_style=1).buffer(4.5, join_style=1).intersection(zone).union(
        gb.intersection(zone).difference(Point(*zc).buffer(15.0, 24))))
    gb = gb.buffer(0.2).buffer(-0.2)
    gb = gb.intersection(cut_poly(lambda x: body_cut(x) - P['rise'] * 0 + 0.0))
    body = S(gb, sharp=40)
    det = []
    # -- le tournant de la colonne : le dos (à gauche) dans l'ombre, une lumière douce avant le ventre --
    backsh = G(BS(sm([(60, 246), (60, 150), (74, 120), (96, 96), (124, 72), (150, 56), (134, 92), (110, 120), (96, 150),
                      (92, 190), (94, 246)], sharp=(0, 10), t=0.9)))
    det.append((SS(backsh.intersection(gb)), ('lin', 64, 0, 100, 0, [(0, SKIN.deep, 0.55), (1, SKIN.deep, 0)]), 1))
    litb = G(BS(sm([(98, 240), (98, 160), (104, 130), (118, 108), (136, 94), (144, 104), (124, 124), (112, 150), (110, 200), (110, 240)], t=0.9)))
    det.append((SS(litb.intersection(gb)), ('lin', 96, 0, 116, 0, [(0, SKIN.light, 0), (0.6, SKIN.light, 0.32), (1, SKIN.light, 0.1)]), 1))
    # -- le ventre : des plaques pâles qui se recouvrent, continues de l'eau à la gorge --
    be = [BM(p) for p in crpath(BELLY_EDGE, n=60)]
    front = Polygon(be + [BM((190.0, 150.0)), BM((180.0, 246.0)), BM((114.0, 246.0))]).buffer(0)
    belly = front.intersection(G(neck))
    belly = belly.intersection(gb)
    det.append((SS(belly), ('lin', 150, 120, 112, 230, [(0, BELLY.light), (0.45, BELLY.base), (1, BELLY.shadow)]), 1))
    # le côté du ventre qui tourne vers le flanc (ombre douce le long de la limite)
    edge_band = belly.difference(belly.buffer(-2.6)).intersection(Polygon(be[:-2] + [BM((100.0, 120.0)), BM((100.0, 246.0))]).buffer(0).buffer(2.8))
    det.append((SS(edge_band), BELLY.shadow, 0.45))
    # les plaques : de plus en plus grandes vers l'eau ; chacune : son bord bas dans l'ombre, la lumière au-dessus
    ys = []
    y = 127.0
    while y < 238:
        ys.append(y)
        y += 4.2 + 0.034 * (y - 120)
    bodyfront = crpath([(p[0], p[1]) for p in NECK0[19:28]], n=60)
    for y0 in ys:
        # la limite au point y0 et le devant à la même hauteur
        L_ = min(crpath(BELLY_EDGE, n=60), key=lambda q: abs(q[1] - y0))
        R_ = min(bodyfront, key=lambda q: abs(q[1] - y0))
        if R_[0] - L_[0] < 6:
            continue
        sag = 1.0 + 0.012 * (y0 - 120)
        a, b = (L_[0] + 0.6, y0 - 0.4), (R_[0] + 1.5, y0 - 1.2)
        m = ((a[0] + b[0]) / 2, (a[1] + b[1]) / 2 + sag)
        line = [BM(a), BM(m), BM(b)]
        det.append((ribbon(line, [0.1, 0.75 + 0.012 * (y0 - 120), 0.1]), BELLY.shadow, 0.75))
        det.append((ribbon([(x + 0.3, y_ - 0.9) for x, y_ in line], [0.05, 0.42, 0.05]), BELLY.hi, 0.75))
    # la gorge : deux plis doux sous la mâchoire (la peau du cou qui se tend)
    det.append((ribbon([BM(p) for p in ((144.0, 128.6), (154.0, 126.4), (166.0, 127.6))], [0.1, 0.8, 0.1]), BELLY.shadow, 0.5))
    # -- les écailles en tuiles (petites sur la tête, plus grandes vers l'eau), seulement dans la lumière --
    # Chaque écaille : une tuile arrondie dont le haut prend la lumière et dont le bord libre (tourné vers la queue :
    # vers le bas dans la colonne, vers l'arrière sur la tête) pose une ombre douce. Peu nombreuses, irrégulières, elles
    # se perdent dans l'ombre du dos (jamais un quadrillage ni des rayures).
    for arc, lip, op in scales_rest():
        q0 = arc[0]
        mp = hp if arc[1] else BM
        det.append((arc[2].map(mp), SKIN.shadow, 0.5 * op))
        det.append((lip.map(mp), SKIN.hi, 0.32 * op))
    # -- la ligne des taches lumineuses des abysses (elles battent ; elles flambent pendant la charge) --
    for k, (x, y, r) in enumerate(SPOTS0):
        q = BM((x, y))
        pulse = 0.5 + 0.5 * math.sin(P['gph'] - k * 0.8)
        gl = min(1.0, 0.25 + 0.3 * pulse + 0.75 * P['glow'])
        rr = r * (1 + 0.15 * pulse + 0.35 * P['glow'])
        det += [(ellipse(q[0], q[1], rr * 2.6, rr * 2.6), ('rad', q[0], q[1], rr * 2.6, rr * 2.6, [(0, GLOW[2], 0.55 * gl), (1, GLOW[3], 0)]), 1),
                (ellipse(q[0] - 0.3, q[1] + 0.4, rr * 1.08, rr), SKIN.deep, 0.45),
                (ellipse(q[0], q[1], rr, rr * 0.92), ('rad', q[0] + 0.3 * rr, q[1] - 0.3 * rr, rr, rr, [(0, GLOW[0]), (0.45, GLOW[1]), (1, GLOW[2])]), 1)]
    # -- la tête : l'opercule et sa fente rouge sombre, le muscle de la mâchoire, la pommette, l'arcade, l'oeil --
    gill = [(163.0, 66.0), (159.4, 78.0), (158.4, 92.0), (160.4, 105.0), (164.8, 116.4), (171.0, 124.6)]
    det.append((HS(band_along([(x + 2.6, y) for x, y in gill], [0.2, 2.6, 3.2, 3.2, 2.6, 0.2])), SKIN.light, 0.3))   # le bord bombé
    det.append((HS(band_along(gill, [0.1, 1.2, 1.5, 1.5, 1.2, 0.1])), GUM[0], 1))
    det.append((HS(band_along([(x + 0.5, y - 0.1) for x, y in gill[1:-1]], [0.1, 0.55, 0.55, 0.1])), GUM[1], 0.9))
    # l'ombre portée de l'opercule sur le cou (à gauche de la fente)
    det.append((HS(band_along([(x - 2.0, y + 0.6) for x, y in gill], [0.1, 2.6, 3.2, 3.2, 2.6, 0.1])), SHADE, 0.14))
    # le gros muscle de la mâchoire (derrière l'oeil, au-dessus de la commissure)
    det.append((HS(band_along([(172.0, 96.0), (176.0, 86.6), (185.0, 82.4), (193.0, 84.6)], [0.2, 1.8, 1.6, 0.2])), SKIN.hi, 0.3))
    det.append((HS(band_along([(170.0, 104.0), (178.0, 102.6), (186.0, 102.4)], [0.2, 1.4, 0.2])), SKIN.shadow, 0.45))
    # la pommette (sous l'oeil) : une arête éclairée, son ombre dessous
    det.append((HS(band_along([(190.0, 72.0), (200.0, 74.2), (212.0, 73.0), (220.0, 70.2)], [0.2, 1.5, 1.3, 0.2])), SKIN.hi, 0.35))
    det.append((HS(band_along([(190.0, 75.0), (201.0, 77.4), (213.0, 76.2), (221.0, 73.4)], [0.2, 1.3, 1.1, 0.2])), SKIN.shadow, 0.35))
    # le dessus du museau (le plan éclairé) et l'arête du nez
    det.append((HS(sm([(214.0, 46.6), (228.0, 51.4), (240.0, 59.0), (249.0, 68.4), (253.0, 78.0), (249.4, 76.6), (240.0, 66.0),
                       (228.0, 58.0), (215.0, 52.6)], t=0.9)), SKIN.hi, 0.42))
    det.append((HS(sm([(176.0, 46.4), (196.0, 43.6), (210.0, 45.4), (206.0, 48.6), (190.0, 48.0), (178.0, 50.0)], t=0.9)), SKIN.hi, 0.35))
    # la lèvre du haut : un ourlet éclairé au-dessus de la gencive
    det.append((HS(band_along([(190.0, 103.2), (206.0, 99.6), (222.0, 97.4), (238.0, 95.6), (249.0, 93.0)], [0.2, 1.4, 1.5, 1.3, 0.2])), SKIN.light, 0.45))
    # la gencive du haut : un bourrelet continu le long du bord, d'où pendent les dents
    ug = crpath(UPG, n=40)
    det.append((HS(rib([(x, y - 0.55) for x, y in ug], 2.2, 0.4, 0.4)), GUM[1], 1))
    det.append((HS(rib([(x + 0.15, y - 1.25) for x, y in ug], 0.7)), GUM[2], 0.85))
    # les trois pores lumineux le long de la lèvre
    for k, (x, y, r) in enumerate(PORES0):
        q = hp((x, y))
        pulse = 0.5 + 0.5 * math.sin(P['gph'] * 1.3 - k * 1.1)
        gl = min(1.0, 0.3 + 0.35 * pulse + 0.7 * P['glow'])
        det += [(ellipse(q[0], q[1], r * 2.6, r * 2.6), ('rad', q[0], q[1], r * 2.6, r * 2.6, [(0, GLOW[2], 0.5 * gl), (1, GLOW[3], 0)]), 1),
                (ellipse(q[0], q[1], r, r), ('rad', q[0] + 0.25 * r, q[1] - 0.25 * r, r, r, [(0, GLOW[0]), (0.5, GLOW[1]), (1, GLOW[2])]), 1)]
    # la narine fendue (sur la médiane du museau, devant l'oeil)
    nx_, ny_ = NOSE
    det.append((HS(band_along([(nx_ - 3.0, ny_ + 1.0), (nx_, ny_), (nx_ + 2.8, ny_ - 1.6)], [0.1, 1.2, 0.1])), SKIN.deep, 0.9))
    det.append((HS(band_along([(nx_ - 2.6, ny_ - 0.2), (nx_ + 0.2, ny_ - 1.1), (nx_ + 2.6, ny_ - 2.6)], [0.05, 0.6, 0.05])), SKIN.hi, 0.6))
    # la vieille cicatrice sur la joue (une entaille refermée, rose-rouge)
    sc = [(204.0, 70.0), (207.6, 75.6), (211.4, 81.6)]
    det.append((HS(band_along(sc, [0.1, 1.4, 0.1])), GUM[1], 0.95))
    det.append((HS(band_along([(x + 0.4, y - 0.3) for x, y in sc], [0.05, 0.55, 0.05])), GUM[3], 0.8))
    # l'oeil : orbite creusée, oeil jaune en amande (pupille fendue tournée vers l'ennemi), paupière du bas éclairée
    ex, ey, ew = EYE
    rx, ry = ew / 2, ew * 0.27
    det.append((HS(ellipse(ex - 0.4, ey + 0.6, rx + 2.2, ry + 2.4, -4)), SKIN.deep, 0.5))
    det.append((HS(band_along([(ex - rx - 0.6, ey + ry * 0.6), (ex, ey + ry + 1.4), (ex + rx + 0.4, ey + ry * 0.3)], [0.1, 1.1, 0.1])), SKIN.hi, 0.55))
    eye_sh = sm([(ex - rx, ey + 0.6), (ex - rx * 0.4, ey - ry * 0.95), (ex + rx * 0.45, ey - ry * 1.0), (ex + rx, ey - 0.4),
                 (ex + rx * 0.4, ey + ry * 0.95), (ex - rx * 0.45, ey + ry * 0.9)], sharp=(0, 3), t=0.9)
    if P['blink'] > 0.5:
        det.append((HS(eye_sh), SKIN.base, 1))
        det.append((HS(band_along([(ex - rx, ey + 0.6), (ex, ey + 1.6), (ex + rx, ey - 0.2)], [0.1, 0.9, 0.1])), SKIN.deep, 0.9))
    else:
        ec = hp((ex + 1.0, ey - 0.6))
        det.append((HS(eye_sh), ('rad', ec[0], ec[1], rx * 1.15, rx * 1.15, [(0, '#fff6b8'), (0.4, '#f7d040'), (0.82, '#e8962a'), (1, '#b8561c')]), 1))
        det.append((HS(ellipse(ex + 1.6, ey + 0.1, 1.05, ry * 0.92)), '#0e0812', 1))                 # la pupille fendue
        det.append((HS(ellipse(ex + 3.4, ey - 1.6, 0.85, 0.62)), '#ffffff', 1))                       # le reflet
        det.append((HS(ellipse(ex - 3.0, ey + 1.6, 0.45, 0.32)), '#fffbe8', 0.75))
        # la paupière du haut : un trait sombre qui coupe le haut de l'oeil (regard dur)
        det.append((HS(sm([(ex - rx - 0.4, ey + 0.4), (ex - rx * 0.4, ey - ry * 1.05), (ex + rx * 0.45, ey - ry * 1.1),
                           (ex + rx + 0.6, ey - 0.6), (ex + rx * 0.4, ey - ry * 0.55), (ex - rx * 0.4, ey - ry * 0.5)], sharp=(0, 3), t=0.9)), SKIN.deep, 0.95))
    # l'arcade : deux plaques d'os lourdes au-dessus de l'oeil (elles portent une ombre sur lui)
    arc1 = sm([(ex - rx - 4.0, ey - ry - 0.4), (ex - rx * 0.2, ey - ry - 4.6), (ex + rx * 0.6, ey - ry - 4.2), (ex + rx + 3.6, ey - ry + 0.2),
               (ex + rx + 2.0, ey - ry + 1.6), (ex + rx * 0.5, ey - ry - 0.8), (ex - rx * 0.3, ey - ry - 1.0), (ex - rx - 2.6, ey - ry + 1.4)], sharp=(0, 3), t=0.85)
    det.append((HS(arc1.move(-0.6, 1.4)), SKIN.deep, 0.45))
    det.append((HS(arc1), ('lin', ex + rx, ey - ry - 5, ex - rx, ey - ry + 1, [(0, SKIN.hi), (0.5, SKIN.light), (1, SKIN.base)]), 1))
    det.append((HS(band_along([(ex - rx - 2.4, ey - ry - 1.4), (ex - rx * 0.2, ey - ry - 4.2), (ex + rx * 0.6, ey - ry - 3.9), (ex + rx + 3.0, ey - ry - 0.2)],
                              [0.2, 0.8, 0.8, 0.2])), SKIN.hi, 0.6))
    det.append((HS(ellipse(ex - rx * 0.1, ey - ry - 3.2, 1.6, 0.9, -12)), SKIN.hi, 0.6))                # bosse d'os
    det.append((HS(ellipse(ex + rx * 0.9, ey - ry - 1.6, 1.3, 0.8, 18)), SKIN.hi, 0.55))
    # les épines d'os : la pointe pâle (l'os sort de la peau)
    for s_ in SPINES0:
        tip = s_[2]
        det.append((HS(sm([lerp(s_[1], tip, 0.15), tip, lerp(s_[3], tip, 0.15), lerp(lerp(s_[1], s_[3], 0.5), tip, 0.1)], sharp=(1,), t=0.8)),
                    ('lin', tip[0], tip[1], tip[0], tip[1] + 9, [(0, IVORY.hi), (0.7, IVORY.light), (1, IVORY.base, 0)]), 0.95))
    # -- le pli des lèvres : il continue la ligne de la gueule au-delà du coin, file en arrière et descend sur la joue --
    cx_, cy_ = J0
    fold = [(cx_ + 4.6, cy_ + 0.2), (cx_ - 0.6, cy_ + 3.4), (cx_ - 5.4, cy_ + 7.6), (cx_ - 8.0, cy_ + 12.0)]
    jdet.append((HS(band_along([(x - 0.5, y + 0.5) for x, y in fold], [0.6, 1.3, 1.0, 0.1])), SKIN.shadow, 0.55))
    jdet.append((HS(band_along([(x + 0.8, y - 0.6) for x, y in fold], [0.1, 0.9, 0.8, 0.1])), SKIN.hi, 0.3))
    # la joue bombée au-dessus de la charnière (une lumière douce : elle couvre l'articulation)
    jdet.append((HS(band_along([(cx_ - 9.0, cy_ + 2.0), (cx_ - 6.4, cy_ - 4.6), (cx_ + 0.4, cy_ - 7.6), (cx_ + 6.0, cy_ - 6.4)],
                               [0.2, 1.5, 1.4, 0.2])), SKIN.light, 0.35))
    fig.part('body', body, SKIN, grad=(240, 40, 70, 230, [(0, SKIN.light), (0.42, SKIN.base), (1, SKIN.shadow)]),
             cel=2.4, rim=1.0, cast=2.0, cast_on=['pool', 'fan', 'tentB', 'boilB'], details=det + jdet)

    # ---- la nageoire du côté proche (sortie de l'opercule, couchée sur le cou) ----
    pf = 1.2 * math.sin(P['fph'] + 0.6)
    pect = PECT0[:3] + [(PECT0[3][0] - 0.5 * pf, PECT0[3][1] + pf)] + PECT0[4:]
    fig.part('pect', HS(sm(pect, sharp=(3,), t=0.9)), FIN, grad=(162, 80, 128, 104, [(0, FIN.light), (0.5, FIN.base), (1, FIN.shadow)]),
             cel=1.0, rim=0.6, cast=1.2, cast_on=['body'],
             details=[(HS(band_along([(160.0, 82.4), (148.0, 85.0), (134.0, 94.0), (128.6, 97.8)], [1.4, 1.2, 0.6, 0.1])), FIN.hi, 0.6),
                      (HS(band_along([(160.0, 95.0), (148.0, 96.0), (136.0, 99.0)], [0.2, 1.2, 0.2])), FIN.shadow, 0.55),
                      (HS(band_along([(160.6, 103.4), (150.0, 103.8), (141.0, 102.6)], [0.2, 0.9, 0.2])), FIN.shadow, 0.45)])

    # la fente de l'opercule passe DEVANT la racine de la nageoire (elle sort de dessous la plaque des branchies)
    gl_ = [(159.9, 74.0), (158.7, 84.0), (158.5, 94.0), (159.4, 103.0), (161.4, 110.0)]
    fig.part('gill', HS(band_along(gl_, [0.3, 1.5, 1.6, 1.5, 0.3])), Mat(GUM[3], GUM[1], GUM[0], GUM[0], GUM[0]), grad=None,
             cel=0, rim=0, cast=0.7, cast_on=['pect'], outline=False,
             details=[(HS(band_along([(x + 0.55, y - 0.1) for x, y in gl_[1:-1]], [0.1, 0.55, 0.1])), GUM[1], 0.9),
                      (HS(band_along([(x + 1.7, y) for x, y in gl_], [0.2, 1.5, 1.8, 1.5, 0.2])), SKIN.light, 0.0)])

    # ---- la gencive du bas et le tour du coin des lèvres (par-dessus le bord éclairé du corps) ----
    # le tour du coin : la gencive suit le VRAI bord de la gueule autour du coin (une seule lèvre rouge, continue, qui
    # passe de la mâchoire du haut à celle du bas en courbe douce)
    gpoly = max(gb.geoms, key=lambda g_: g_.area) if hasattr(gb, 'geoms') else gb
    jc = hp(J0)
    edge = gpoly.exterior.intersection(Point(jc[0] + 3.0, jc[1] - 0.5).buffer(6.5, 24))
    gum_lo = JS(rib([(x, y + 0.55) for x, y in lg], 2.2, 1.6, 0.6))
    gclip = G(gum_lo).union(edge.buffer(1.15, 12)).intersection(gb.buffer(-0.05))
    gum_sh = gum_lo
    fig.part('lgum', SM(gclip, sharp=80) if not gclip.is_empty else gum_sh, Mat(GUM[3], GUM[2], GUM[1], GUM[0], GUM[0]),
             grad=None, cel=0, rim=0, cast=0, outline=False,
             details=[(JS(rib([(x + 0.2, y + 0.05) for x, y in lg], 0.9, 0.2, 0.3)), GUM[3], 0.8),
                      (JS(rib([(x, y + 1.6) for x, y in lg[2:]], 0.6)), GUM[0], 0.6)])

    # ---- les dents du haut (elles pendent de la gencive dans la gueule ouverte) ----
    uteeth = tooth_row(UPG, UPT, True, hp)
    fig.part('uteeth', uteeth, TOOTH, grad=(250, 96, 190, 108, [(0, TOOTH.hi), (0.55, TOOTH.light), (1, TOOTH.shadow)]),
             cel=0.4, rim=0.35, cast=0.5, cast_on=['body'])
    lteeth = tooth_row(LOG, LOT, False, jp)
    fig.part('lteeth', lteeth, TOOTH, grad=(250, 112, 190, 128, [(0, TOOTH.hi), (0.5, TOOTH.base), (1, TOOTH.shadow)]),
             cel=0.4, rim=0.35, cast=0.4, cast_on=['body'])

    # ---- le bouillon d'écume autour de la colonne ----
    bx = BM((106.0, 214.0))[0]
    boil_part(fig, 'boil', bx, WATER_Y + 4.6, 55.0, 15.0, P['foam'], seed=0, cast=0.8)

    # ---- le grand tentacule de devant à gauche ----
    tL = tentacle(fig, 'tentL', tent_keys(TL0, P['tL']), TENT, TCUT['L'], suckers=1, side=-1, cast=1.4)
    boil_part(fig, 'boilL', 44.0, TCUT['L'] + 2.0, 14.0, 8.0, P['foam'] + 2.0, seed=1, cast=0.6)

    # ---- le tentacule de devant à droite (il plonge dans le trou pendant l'attaque) ----
    tR = None
    keysR = tent_keys(TR0, P['tR'])
    if P['dive'] > 0:
        d = P['dive']
        keysR = [(x + (186.0 - x) * 0.25 * d, y + 70 * d * d + (226 - y) * 0.15 * d, w) for x, y, w in keysR]
    tR = tentacle(fig, 'tentR', keysR, TENT, TCUT['R'], suckers=1, side=1, cast=1.4)
    boil_part(fig, 'boilR', 189.0, TCUT['R'] + 2.0, 13.0 + 2.0 * math.sin(math.pi * min(1, P['dive'] * 1.5)), 7.6, P['foam'] + 4.0, seed=2, cast=0.6)

    # ---- ce que les effets doivent savoir ----
    fig.ctx = dict(P=P, HEAD=H, JAW=JW, BM=BM, mouth=hp((236.0, 112.0)), eye=hp(EYE[:2]), head=hp((205.0, 70.0)),
                   pool=pool, tipL=tL['tip'] if tL else None, tipR=tR['tip'] if tR else None, chest=BM((128.0, 170.0)))
    if fx:
        for f_ in fx:
            f_(fig, fig.ctx)
    return fig


def face_mesures():
    """Les places RÉELLES des traits (repère de la tête, au repos), pour visage.verifier : l'oeil unique dessiné (centre,
    largeur), la narine (sur la médiane), le milieu de la gueule ouverte juste sous elle."""
    return {'oeil_proche': EYE, 'oeil_fond': None, 'nez': NOSE, 'bouche': MOUTH}


def face_check():
    return verifier(face_mesures(), FACE_BOX)


def main():
    """leviathan.svg (grand) et leviathan-petit.svg (contour plus épais, pour les cases), puis les images du jeu :
    public/art/vecto/boss-eau.webp et boss-eau-160.webp."""
    from PIL import Image
    rendu = os.path.join(HERE, '..', '..', 'heros', 'rendu.cjs')
    pub = os.path.join(ROOT, 'public', 'art', 'vecto')
    os.makedirs(pub, exist_ok=True)
    # le grand boss est deux fois plus haut qu'un héros : 950 px de haut gardent la même finesse que les héros (512 px)
    for name, ow, h, out in (('leviathan', 0.95, 950, ID_JEU), ('leviathan-petit', 2.2, 160, ID_JEU + '-160')):
        svg = build(ow=ow).svg()
        path = os.path.join(HERE, name + '.svg')
        open(path, 'w').write(svg)
        png = os.path.join(HERE, name + '.png')
        subprocess.run(['node', rendu, path, png, str(h)], check=True)
        Image.open(png).save(os.path.join(pub, out + '.webp'), 'WEBP', quality=90, method=6)
        print('écrit %s.svg (%d ko) → art/vecto/%s.webp' % (name, len(svg) // 1024, out))
    x0, y0, w, h = FRAME
    print('visage :', face_check() or 'aucun défaut')
    print('mesures pour src/game/vecto.ts : [largeur, hauteur, x et y des pieds] =', [w, h, FEET[0] - x0, FEET[1] - y0])


if __name__ == '__main__':
    main()
